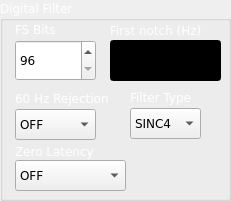
  <widget class="QGroupBox" name="groupBox_64">
   <property name="geometry">
    <rect>
     <x>340</x>
     <y>0</y>
     <width>231</width>
     <height>201</height>
    </rect>
   </property>
   <property name="palette">
    <palette>
     <active>
      <colorrole role="WindowText">
       <brush brushstyle="SolidPattern">
        <color alpha="255">
         <red>255</red>
         <green>255</green>
         <blue>255</blue>
        </color>
       </brush>
      </colorrole>
      <colorrole role="Text">
       <brush brushstyle="SolidPattern">
        <color alpha="255">
         <red>255</red>
         <green>255</green>
         <blue>255</blue>
        </color>
       </brush>
      </colorrole>
      <colorrole role="ButtonText">
       <brush brushstyle="SolidPattern">
        <color alpha="255">
         <red>255</red>
         <green>255</green>
         <blue>255</blue>
        </color>
       </brush>
      </colorrole>
     </active>
     <inactive>
      <colorrole role="WindowText">
       <brush brushstyle="SolidPattern">
        <color alpha="255">
         <red>255</red>
         <green>255</green>
         <blue>255</blue>
        </color>
       </brush>
      </colorrole>
      <colorrole role="Text">
       <brush brushstyle="SolidPattern">
        <color alpha="255">
         <red>255</red>
         <green>255</green>
         <blue>255</blue>
        </color>
       </brush>
      </colorrole>
      <colorrole role="ButtonText">
       <brush brushstyle="SolidPattern">
        <color alpha="255">
         <red>255</red>
         <green>255</green>
         <blue>255</blue>
        </color>
       </brush>
      </colorrole>
     </inactive>
     <disabled>
      <colorrole role="WindowText">
       <brush brushstyle="SolidPattern">
        <color alpha="255">
         <red>116</red>
         <green>116</green>
         <blue>116</blue>
        </color>
       </brush>
      </colorrole>
      <colorrole role="Text">
       <brush brushstyle="SolidPattern">
        <color alpha="255">
         <red>116</red>
         <green>116</green>
         <blue>116</blue>
        </color>
       </brush>
      </colorrole>
      <colorrole role="ButtonText">
       <brush brushstyle="SolidPattern">
        <color alpha="255">
         <red>116</red>
         <green>116</green>
         <blue>116</blue>
        </color>
       </brush>
      </colorrole>
     </disabled>
    </palette>
   </property>
   <property name="font">
    <font>
     <family>DejaVu Sans</family>
     <weight>50</weight>
     <bold>false</bold>
    </font>
   </property>
   <property name="title">
    <string>Digital Filter</string>
   </property>
   <widget class="QLabel" name="label_394">
    <property name="geometry">
     <rect>
      <x>15</x>
      <y>22</y>
      <width>56</width>
      <height>15</height>
     </rect>
    </property>
    <property name="palette">
     <palette>
      <active>
       <colorrole role="WindowText">
        <brush brushstyle="SolidPattern">
         <color alpha="255">
          <red>255</red>
          <green>255</green>
          <blue>255</blue>
         </color>
        </brush>
       </colorrole>
       <colorrole role="Text">
        <brush brushstyle="SolidPattern">
         <color alpha="255">
          <red>255</red>
          <green>255</green>
          <blue>255</blue>
         </color>
        </brush>
       </colorrole>
       <colorrole role="ButtonText">
        <brush brushstyle="SolidPattern">
         <color alpha="255">
          <red>255</red>
          <green>255</green>
          <blue>255</blue>
         </color>
        </brush>
       </colorrole>
      </active>
      <inactive>
       <colorrole role="WindowText">
        <brush brushstyle="SolidPattern">
         <color alpha="255">
          <red>255</red>
          <green>255</green>
          <blue>255</blue>
         </color>
        </brush>
       </colorrole>
       <colorrole role="Text">
        <brush brushstyle="SolidPattern">
         <color alpha="255">
          <red>255</red>
          <green>255</green>
          <blue>255</blue>
         </color>
        </brush>
       </colorrole>
       <colorrole role="ButtonText">
        <brush brushstyle="SolidPattern">
         <color alpha="255">
          <red>255</red>
          <green>255</green>
          <blue>255</blue>
         </color>
        </brush>
       </colorrole>
      </inactive>
      <disabled>
       <colorrole role="WindowText">
        <brush brushstyle="SolidPattern">
         <color alpha="255">
          <red>116</red>
          <green>116</green>
          <blue>116</blue>
         </color>
        </brush>
       </colorrole>
       <colorrole role="Text">
        <brush brushstyle="SolidPattern">
         <color alpha="255">
          <red>116</red>
          <green>116</green>
          <blue>116</blue>
         </color>
        </brush>
       </colorrole>
       <colorrole role="ButtonText">
        <brush brushstyle="SolidPattern">
         <color alpha="255">
          <red>116</red>
          <green>116</green>
          <blue>116</blue>
         </color>
        </brush>
       </colorrole>
      </disabled>
     </palette>
    </property>
    <property name="font">
     <font>
      <family>DejaVu Sans</family>
      <weight>50</weight>
      <bold>false</bold>
     </font>
    </property>
    <property name="text">
     <string>FS Bits</string>
    </property>
   </widget>
   <widget class="QSpinBox" name="spnFSBits_3">
    <property name="geometry">
     <rect>
      <x>15</x>
      <y>40</y>
      <width>81</width>
      <height>41</height>
     </rect>
    </property>
    <property name="palette">
     <palette>
      <active>
       <colorrole role="WindowText">
        <brush brushstyle="SolidPattern">
         <color alpha="255">
          <red>0</red>
          <green>0</green>
          <blue>0</blue>
         </color>
        </brush>
       </colorrole>
       <colorrole role="Text">
        <brush brushstyle="SolidPattern">
         <color alpha="255">
          <red>0</red>
          <green>0</green>
          <blue>0</blue>
         </color>
        </brush>
       </colorrole>
       <colorrole role="ButtonText">
        <brush brushstyle="SolidPattern">
         <color alpha="255">
          <red>0</red>
          <green>0</green>
          <blue>0</blue>
         </color>
        </brush>
       </colorrole>
      </active>
      <inactive>
       <colorrole role="WindowText">
        <brush brushstyle="SolidPattern">
         <color alpha="255">
          <red>0</red>
          <green>0</green>
          <blue>0</blue>
         </color>
        </brush>
       </colorrole>
       <colorrole role="Text">
        <brush brushstyle="SolidPattern">
         <color alpha="255">
          <red>0</red>
          <green>0</green>
          <blue>0</blue>
         </color>
        </brush>
       </colorrole>
       <colorrole role="ButtonText">
        <brush brushstyle="SolidPattern">
         <color alpha="255">
          <red>0</red>
          <green>0</green>
          <blue>0</blue>
         </color>
        </brush>
       </colorrole>
      </inactive>
      <disabled>
       <colorrole role="WindowText">
        <brush brushstyle="SolidPattern">
         <color alpha="255">
          <red>0</red>
          <green>0</green>
          <blue>0</blue>
         </color>
        </brush>
       </colorrole>
       <colorrole role="Text">
        <brush brushstyle="SolidPattern">
         <color alpha="255">
          <red>0</red>
          <green>0</green>
          <blue>0</blue>
         </color>
        </brush>
       </colorrole>
       <colorrole role="ButtonText">
        <brush brushstyle="SolidPattern">
         <color alpha="255">
          <red>0</red>
          <green>0</green>
          <blue>0</blue>
         </color>
        </brush>
       </colorrole>
      </disabled>
     </palette>
    </property>
    <property name="font">
     <font>
      <family>DejaVu Sans</family>
      <weight>50</weight>
      <bold>false</bold>
     </font>
    </property>
    <property name="minimum">
     <number>96</number>
    </property>
    <property name="maximum">
     <number>1023</number>
    </property>
    <property name="value">
     <number>96</number>
    </property>
   </widget>
   <widget class="QLabel" name="label_395">
    <property name="geometry">
     <rect>
      <x>110</x>
      <y>22</y>
      <width>121</width>
      <height>16</height>
     </rect>
    </property>
    <property name="palette">
     <palette>
      <active>
       <colorrole role="WindowText">
        <brush brushstyle="SolidPattern">
         <color alpha="255">
          <red>255</red>
          <green>255</green>
          <blue>255</blue>
         </color>
        </brush>
       </colorrole>
       <colorrole role="Text">
        <brush brushstyle="SolidPattern">
         <color alpha="255">
          <red>255</red>
          <green>255</green>
          <blue>255</blue>
         </color>
        </brush>
       </colorrole>
       <colorrole role="ButtonText">
        <brush brushstyle="SolidPattern">
         <color alpha="255">
          <red>255</red>
          <green>255</green>
          <blue>255</blue>
         </color>
        </brush>
       </colorrole>
      </active>
      <inactive>
       <colorrole role="WindowText">
        <brush brushstyle="SolidPattern">
         <color alpha="255">
          <red>255</red>
          <green>255</green>
          <blue>255</blue>
         </color>
        </brush>
       </colorrole>
       <colorrole role="Text">
        <brush brushstyle="SolidPattern">
         <color alpha="255">
          <red>255</red>
          <green>255</green>
          <blue>255</blue>
         </color>
        </brush>
       </colorrole>
       <colorrole role="ButtonText">
        <brush brushstyle="SolidPattern">
         <color alpha="255">
          <red>255</red>
          <green>255</green>
          <blue>255</blue>
         </color>
        </brush>
       </colorrole>
      </inactive>
      <disabled>
       <colorrole role="WindowText">
        <brush brushstyle="SolidPattern">
         <color alpha="255">
          <red>116</red>
          <green>116</green>
          <blue>116</blue>
         </color>
        </brush>
       </colorrole>
       <colorrole role="Text">
        <brush brushstyle="SolidPattern">
         <color alpha="255">
          <red>116</red>
          <green>116</green>
          <blue>116</blue>
         </color>
        </brush>
       </colorrole>
       <colorrole role="ButtonText">
        <brush brushstyle="SolidPattern">
         <color alpha="255">
          <red>116</red>
          <green>116</green>
          <blue>116</blue>
         </color>
        </brush>
       </colorrole>
      </disabled>
     </palette>
    </property>
    <property name="font">
     <font>
      <family>DejaVu Sans</family>
      <weight>50</weight>
      <bold>false</bold>
     </font>
    </property>
    <property name="text">
     <string>First notch (Hz)</string>
    </property>
   </widget>
   <widget class="QLineEdit" name="notchText_3">
    <property name="geometry">
     <rect>
      <x>110</x>
      <y>40</y>
      <width>111</width>
      <height>41</height>
     </rect>
    </property>
    <property name="palette">
     <palette>
      <active>
       <colorrole role="WindowText">
        <brush brushstyle="SolidPattern">
         <color alpha="255">
          <red>255</red>
          <green>255</green>
          <blue>255</blue>
         </color>
        </brush>
       </colorrole>
       <colorrole role="Button">
        <brush brushstyle="SolidPattern">
         <color alpha="255">
          <red>0</red>
          <green>0</green>
          <blue>0</blue>
         </color>
        </brush>
       </colorrole>
       <colorrole role="Text">
        <brush brushstyle="SolidPattern">
         <color alpha="255">
          <red>255</red>
          <green>255</green>
          <blue>255</blue>
         </color>
        </brush>
       </colorrole>
       <colorrole role="ButtonText">
        <brush brushstyle="SolidPattern">
         <color alpha="255">
          <red>255</red>
          <green>255</green>
          <blue>255</blue>
         </color>
        </brush>
       </colorrole>
       <colorrole role="Base">
        <brush brushstyle="SolidPattern">
         <color alpha="255">
          <red>0</red>
          <green>0</green>
          <blue>0</blue>
         </color>
        </brush>
       </colorrole>
       <colorrole role="Window">
        <brush brushstyle="SolidPattern">
         <color alpha="255">
          <red>0</red>
          <green>0</green>
          <blue>0</blue>
         </color>
        </brush>
       </colorrole>
       <colorrole role="Highlight">
        <brush brushstyle="SolidPattern">
         <color alpha="255">
          <red>255</red>
          <green>255</green>
          <blue>0</blue>
         </color>
        </brush>
       </colorrole>
      </active>
      <inactive>
       <colorrole role="WindowText">
        <brush brushstyle="SolidPattern">
         <color alpha="255">
          <red>255</red>
          <green>255</green>
          <blue>255</blue>
         </color>
        </brush>
       </colorrole>
       <colorrole role="Button">
        <brush brushstyle="SolidPattern">
         <color alpha="255">
          <red>0</red>
          <green>0</green>
          <blue>0</blue>
         </color>
        </brush>
       </colorrole>
       <colorrole role="Text">
        <brush brushstyle="SolidPattern">
         <color alpha="255">
          <red>255</red>
          <green>255</green>
          <blue>255</blue>
         </color>
        </brush>
       </colorrole>
       <colorrole role="ButtonText">
        <brush brushstyle="SolidPattern">
         <color alpha="255">
          <red>255</red>
          <green>255</green>
          <blue>255</blue>
         </color>
        </brush>
       </colorrole>
       <colorrole role="Base">
        <brush brushstyle="SolidPattern">
         <color alpha="255">
          <red>0</red>
          <green>0</green>
          <blue>0</blue>
         </color>
        </brush>
       </colorrole>
       <colorrole role="Window">
        <brush brushstyle="SolidPattern">
         <color alpha="255">
          <red>0</red>
          <green>0</green>
          <blue>0</blue>
         </color>
        </brush>
       </colorrole>
       <colorrole role="Highlight">
        <brush brushstyle="SolidPattern">
         <color alpha="255">
          <red>255</red>
          <green>255</green>
          <blue>0</blue>
         </color>
        </brush>
       </colorrole>
      </inactive>
      <disabled>
       <colorrole role="WindowText">
        <brush brushstyle="SolidPattern">
         <color alpha="255">
          <red>255</red>
          <green>255</green>
          <blue>255</blue>
         </color>
        </brush>
       </colorrole>
       <colorrole role="Button">
        <brush brushstyle="SolidPattern">
         <color alpha="255">
          <red>0</red>
          <green>0</green>
          <blue>0</blue>
         </color>
        </brush>
       </colorrole>
       <colorrole role="Text">
        <brush brushstyle="SolidPattern">
         <color alpha="255">
          <red>255</red>
          <green>255</green>
          <blue>255</blue>
         </color>
        </brush>
       </colorrole>
       <colorrole role="ButtonText">
        <brush brushstyle="SolidPattern">
         <color alpha="255">
          <red>255</red>
          <green>255</green>
          <blue>255</blue>
         </color>
        </brush>
       </colorrole>
       <colorrole role="Base">
        <brush brushstyle="SolidPattern">
         <color alpha="255">
          <red>0</red>
          <green>0</green>
          <blue>0</blue>
         </color>
        </brush>
       </colorrole>
       <colorrole role="Window">
        <brush brushstyle="SolidPattern">
         <color alpha="255">
          <red>0</red>
          <green>0</green>
          <blue>0</blue>
         </color>
        </brush>
       </colorrole>
       <colorrole role="Highlight">
        <brush brushstyle="SolidPattern">
         <color alpha="255">
          <red>255</red>
          <green>255</green>
          <blue>0</blue>
         </color>
        </brush>
       </colorrole>
      </disabled>
     </palette>
    </property>
    <property name="font">
     <font>
      <pointsize>-1</pointsize>
      <weight>75</weight>
      <italic>false</italic>
      <bold>true</bold>
     </font>
    </property>
   </widget>
   <widget class="QComboBox" name="cmbHzReject_3">
    <property name="geometry">
     <rect>
      <x>15</x>
      <y>109</y>
      <width>81</width>
      <height>31</height>
     </rect>
    </property>
    <property name="palette">
     <palette>
      <active>
       <colorrole role="WindowText">
        <brush brushstyle="SolidPattern">
         <color alpha="255">
          <red>0</red>
          <green>0</green>
          <blue>0</blue>
         </color>
        </brush>
       </colorrole>
       <colorrole role="Text">
        <brush brushstyle="SolidPattern">
         <color alpha="255">
          <red>0</red>
          <green>0</green>
          <blue>0</blue>
         </color>
        </brush>
       </colorrole>
       <colorrole role="ButtonText">
        <brush brushstyle="SolidPattern">
         <color alpha="255">
          <red>0</red>
          <green>0</green>
          <blue>0</blue>
         </color>
        </brush>
       </colorrole>
      </active>
      <inactive>
       <colorrole role="WindowText">
        <brush brushstyle="SolidPattern">
         <color alpha="255">
          <red>0</red>
          <green>0</green>
          <blue>0</blue>
         </color>
        </brush>
       </colorrole>
       <colorrole role="Text">
        <brush brushstyle="SolidPattern">
         <color alpha="255">
          <red>0</red>
          <green>0</green>
          <blue>0</blue>
         </color>
        </brush>
       </colorrole>
       <colorrole role="ButtonText">
        <brush brushstyle="SolidPattern">
         <color alpha="255">
          <red>0</red>
          <green>0</green>
          <blue>0</blue>
         </color>
        </brush>
       </colorrole>
      </inactive>
      <disabled>
       <colorrole role="WindowText">
        <brush brushstyle="SolidPattern">
         <color alpha="255">
          <red>0</red>
          <green>0</green>
          <blue>0</blue>
         </color>
        </brush>
       </colorrole>
       <colorrole role="Text">
        <brush brushstyle="SolidPattern">
         <color alpha="255">
          <red>0</red>
          <green>0</green>
          <blue>0</blue>
         </color>
        </brush>
       </colorrole>
       <colorrole role="ButtonText">
        <brush brushstyle="SolidPattern">
         <color alpha="255">
          <red>0</red>
          <green>0</green>
          <blue>0</blue>
         </color>
        </brush>
       </colorrole>
      </disabled>
     </palette>
    </property>
    <property name="font">
     <font>
      <family>DejaVu Sans</family>
      <weight>50</weight>
      <bold>false</bold>
     </font>
    </property>
    <item>
     <property name="text">
      <string>OFF</string>
     </property>
    </item>
    <item>
     <property name="text">
      <string>60 Hz Rej</string>
     </property>
    </item>
   </widget>
   <widget class="QLabel" name="label_396">
    <property name="geometry">
     <rect>
      <x>15</x>
      <y>90</y>
      <width>121</width>
      <height>16</height>
     </rect>
    </property>
    <property name="palette">
     <palette>
      <active>
       <colorrole role="WindowText">
        <brush brushstyle="SolidPattern">
         <color alpha="255">
          <red>255</red>
          <green>255</green>
          <blue>255</blue>
         </color>
        </brush>
       </colorrole>
       <colorrole role="Text">
        <brush brushstyle="SolidPattern">
         <color alpha="255">
          <red>255</red>
          <green>255</green>
          <blue>255</blue>
         </color>
        </brush>
       </colorrole>
       <colorrole role="ButtonText">
        <brush brushstyle="SolidPattern">
         <color alpha="255">
          <red>255</red>
          <green>255</green>
          <blue>255</blue>
         </color>
        </brush>
       </colorrole>
      </active>
      <inactive>
       <colorrole role="WindowText">
        <brush brushstyle="SolidPattern">
         <color alpha="255">
          <red>255</red>
          <green>255</green>
          <blue>255</blue>
         </color>
        </brush>
       </colorrole>
       <colorrole role="Text">
        <brush brushstyle="SolidPattern">
         <color alpha="255">
          <red>255</red>
          <green>255</green>
          <blue>255</blue>
         </color>
        </brush>
       </colorrole>
       <colorrole role="ButtonText">
        <brush brushstyle="SolidPattern">
         <color alpha="255">
          <red>255</red>
          <green>255</green>
          <blue>255</blue>
         </color>
        </brush>
       </colorrole>
      </inactive>
      <disabled>
       <colorrole role="WindowText">
        <brush brushstyle="SolidPattern">
         <color alpha="255">
          <red>116</red>
          <green>116</green>
          <blue>116</blue>
         </color>
        </brush>
       </colorrole>
       <colorrole role="Text">
        <brush brushstyle="SolidPattern">
         <color alpha="255">
          <red>116</red>
          <green>116</green>
          <blue>116</blue>
         </color>
        </brush>
       </colorrole>
       <colorrole role="ButtonText">
        <brush brushstyle="SolidPattern">
         <color alpha="255">
          <red>116</red>
          <green>116</green>
          <blue>116</blue>
         </color>
        </brush>
       </colorrole>
      </disabled>
     </palette>
    </property>
    <property name="font">
     <font>
      <family>DejaVu Sans</family>
      <weight>50</weight>
      <bold>false</bold>
     </font>
    </property>
    <property name="text">
     <string>60 Hz Rejection</string>
    </property>
   </widget>
   <widget class="QLabel" name="label_397">
    <property name="geometry">
     <rect>
      <x>130</x>
      <y>89</y>
      <width>91</width>
      <height>16</height>
     </rect>
    </property>
    <property name="palette">
     <palette>
      <active>
       <colorrole role="WindowText">
        <brush brushstyle="SolidPattern">
         <color alpha="255">
          <red>255</red>
          <green>255</green>
          <blue>255</blue>
         </color>
        </brush>
       </colorrole>
       <colorrole role="Text">
        <brush brushstyle="SolidPattern">
         <color alpha="255">
          <red>255</red>
          <green>255</green>
          <blue>255</blue>
         </color>
        </brush>
       </colorrole>
       <colorrole role="ButtonText">
        <brush brushstyle="SolidPattern">
         <color alpha="255">
          <red>255</red>
          <green>255</green>
          <blue>255</blue>
         </color>
        </brush>
       </colorrole>
      </active>
      <inactive>
       <colorrole role="WindowText">
        <brush brushstyle="SolidPattern">
         <color alpha="255">
          <red>255</red>
          <green>255</green>
          <blue>255</blue>
         </color>
        </brush>
       </colorrole>
       <colorrole role="Text">
        <brush brushstyle="SolidPattern">
         <color alpha="255">
          <red>255</red>
          <green>255</green>
          <blue>255</blue>
         </color>
        </brush>
       </colorrole>
       <colorrole role="ButtonText">
        <brush brushstyle="SolidPattern">
         <color alpha="255">
          <red>255</red>
          <green>255</green>
          <blue>255</blue>
         </color>
        </brush>
       </colorrole>
      </inactive>
      <disabled>
       <colorrole role="WindowText">
        <brush brushstyle="SolidPattern">
         <color alpha="255">
          <red>116</red>
          <green>116</green>
          <blue>116</blue>
         </color>
        </brush>
       </colorrole>
       <colorrole role="Text">
        <brush brushstyle="SolidPattern">
         <color alpha="255">
          <red>116</red>
          <green>116</green>
          <blue>116</blue>
         </color>
        </brush>
       </colorrole>
       <colorrole role="ButtonText">
        <brush brushstyle="SolidPattern">
         <color alpha="255">
          <red>116</red>
          <green>116</green>
          <blue>116</blue>
         </color>
        </brush>
       </colorrole>
      </disabled>
     </palette>
    </property>
    <property name="font">
     <font>
      <family>DejaVu Sans</family>
      <weight>50</weight>
      <bold>false</bold>
     </font>
    </property>
    <property name="text">
     <string>Filter Type</string>
    </property>
   </widget>
   <widget class="QComboBox" name="cmbFilter_3">
    <property name="geometry">
     <rect>
      <x>130</x>
      <y>108</y>
      <width>71</width>
      <height>31</height>
     </rect>
    </property>
    <property name="palette">
     <palette>
      <active>
       <colorrole role="WindowText">
        <brush brushstyle="SolidPattern">
         <color alpha="255">
          <red>0</red>
          <green>0</green>
          <blue>0</blue>
         </color>
        </brush>
       </colorrole>
       <colorrole role="Text">
        <brush brushstyle="SolidPattern">
         <color alpha="255">
          <red>0</red>
          <green>0</green>
          <blue>0</blue>
         </color>
        </brush>
       </colorrole>
       <colorrole role="ButtonText">
        <brush brushstyle="SolidPattern">
         <color alpha="255">
          <red>0</red>
          <green>0</green>
          <blue>0</blue>
         </color>
        </brush>
       </colorrole>
      </active>
      <inactive>
       <colorrole role="WindowText">
        <brush brushstyle="SolidPattern">
         <color alpha="255">
          <red>0</red>
          <green>0</green>
          <blue>0</blue>
         </color>
        </brush>
       </colorrole>
       <colorrole role="Text">
        <brush brushstyle="SolidPattern">
         <color alpha="255">
          <red>0</red>
          <green>0</green>
          <blue>0</blue>
         </color>
        </brush>
       </colorrole>
       <colorrole role="ButtonText">
        <brush brushstyle="SolidPattern">
         <color alpha="255">
          <red>0</red>
          <green>0</green>
          <blue>0</blue>
         </color>
        </brush>
       </colorrole>
      </inactive>
      <disabled>
       <colorrole role="WindowText">
        <brush brushstyle="SolidPattern">
         <color alpha="255">
          <red>0</red>
          <green>0</green>
          <blue>0</blue>
         </color>
        </brush>
       </colorrole>
       <colorrole role="Text">
        <brush brushstyle="SolidPattern">
         <color alpha="255">
          <red>0</red>
          <green>0</green>
          <blue>0</blue>
         </color>
        </brush>
       </colorrole>
       <colorrole role="ButtonText">
        <brush brushstyle="SolidPattern">
         <color alpha="255">
          <red>0</red>
          <green>0</green>
          <blue>0</blue>
         </color>
        </brush>
       </colorrole>
      </disabled>
     </palette>
    </property>
    <property name="font">
     <font>
      <family>DejaVu Sans</family>
      <weight>50</weight>
      <bold>false</bold>
     </font>
    </property>
    <item>
     <property name="text">
      <string>SINC4</string>
     </property>
    </item>
    <item>
     <property name="text">
      <string>SINC3</string>
     </property>
    </item>
   </widget>
   <widget class="QLabel" name="label_398">
    <property name="geometry">
     <rect>
      <x>15</x>
      <y>143</y>
      <width>101</width>
      <height>16</height>
     </rect>
    </property>
    <property name="palette">
     <palette>
      <active>
       <colorrole role="WindowText">
        <brush brushstyle="SolidPattern">
         <color alpha="255">
          <red>255</red>
          <green>255</green>
          <blue>255</blue>
         </color>
        </brush>
       </colorrole>
       <colorrole role="Text">
        <brush brushstyle="SolidPattern">
         <color alpha="255">
          <red>255</red>
          <green>255</green>
          <blue>255</blue>
         </color>
        </brush>
       </colorrole>
       <colorrole role="ButtonText">
        <brush brushstyle="SolidPattern">
         <color alpha="255">
          <red>255</red>
          <green>255</green>
          <blue>255</blue>
         </color>
        </brush>
       </colorrole>
      </active>
      <inactive>
       <colorrole role="WindowText">
        <brush brushstyle="SolidPattern">
         <color alpha="255">
          <red>255</red>
          <green>255</green>
          <blue>255</blue>
         </color>
        </brush>
       </colorrole>
       <colorrole role="Text">
        <brush brushstyle="SolidPattern">
         <color alpha="255">
          <red>255</red>
          <green>255</green>
          <blue>255</blue>
         </color>
        </brush>
       </colorrole>
       <colorrole role="ButtonText">
        <brush brushstyle="SolidPattern">
         <color alpha="255">
          <red>255</red>
          <green>255</green>
          <blue>255</blue>
         </color>
        </brush>
       </colorrole>
      </inactive>
      <disabled>
       <colorrole role="WindowText">
        <brush brushstyle="SolidPattern">
         <color alpha="255">
          <red>116</red>
          <green>116</green>
          <blue>116</blue>
         </color>
        </brush>
       </colorrole>
       <colorrole role="Text">
        <brush brushstyle="SolidPattern">
         <color alpha="255">
          <red>116</red>
          <green>116</green>
          <blue>116</blue>
         </color>
        </brush>
       </colorrole>
       <colorrole role="ButtonText">
        <brush brushstyle="SolidPattern">
         <color alpha="255">
          <red>116</red>
          <green>116</green>
          <blue>116</blue>
         </color>
        </brush>
       </colorrole>
      </disabled>
     </palette>
    </property>
    <property name="font">
     <font>
      <family>DejaVu Sans</family>
      <weight>50</weight>
      <bold>false</bold>
     </font>
    </property>
    <property name="text">
     <string>Zero Latency</string>
    </property>
   </widget>
   <widget class="QComboBox" name="cmbZeroLatency_3">
    <property name="geometry">
     <rect>
      <x>15</x>
      <y>160</y>
      <width>111</width>
      <height>31</height>
     </rect>
    </property>
    <property name="palette">
     <palette>
      <active>
       <colorrole role="WindowText">
        <brush brushstyle="SolidPattern">
         <color alpha="255">
          <red>0</red>
          <green>0</green>
          <blue>0</blue>
         </color>
        </brush>
       </colorrole>
       <colorrole role="Text">
        <brush brushstyle="SolidPattern">
         <color alpha="255">
          <red>0</red>
          <green>0</green>
          <blue>0</blue>
         </color>
        </brush>
       </colorrole>
       <colorrole role="ButtonText">
        <brush brushstyle="SolidPattern">
         <color alpha="255">
          <red>0</red>
          <green>0</green>
          <blue>0</blue>
         </color>
        </brush>
       </colorrole>
      </active>
      <inactive>
       <colorrole role="WindowText">
        <brush brushstyle="SolidPattern">
         <color alpha="255">
          <red>0</red>
          <green>0</green>
          <blue>0</blue>
         </color>
        </brush>
       </colorrole>
       <colorrole role="Text">
        <brush brushstyle="SolidPattern">
         <color alpha="255">
          <red>0</red>
          <green>0</green>
          <blue>0</blue>
         </color>
        </brush>
       </colorrole>
       <colorrole role="ButtonText">
        <brush brushstyle="SolidPattern">
         <color alpha="255">
          <red>0</red>
          <green>0</green>
          <blue>0</blue>
         </color>
        </brush>
       </colorrole>
      </inactive>
      <disabled>
       <colorrole role="WindowText">
        <brush brushstyle="SolidPattern">
         <color alpha="255">
          <red>0</red>
          <green>0</green>
          <blue>0</blue>
         </color>
        </brush>
       </colorrole>
       <colorrole role="Text">
        <brush brushstyle="SolidPattern">
         <color alpha="255">
          <red>0</red>
          <green>0</green>
          <blue>0</blue>
         </color>
        </brush>
       </colorrole>
       <colorrole role="ButtonText">
        <brush brushstyle="SolidPattern">
         <color alpha="255">
          <red>0</red>
          <green>0</green>
          <blue>0</blue>
         </color>
        </brush>
       </colorrole>
      </disabled>
     </palette>
    </property>
    <property name="font">
     <font>
      <family>DejaVu Sans</family>
      <weight>50</weight>
      <bold>false</bold>
     </font>
    </property>
    <item>
     <property name="text">
      <string>OFF</string>
     </property>
    </item>
    <item>
     <property name="text">
      <string>ON</string>
     </property>
    </item>
   </widget>
  </widget>
